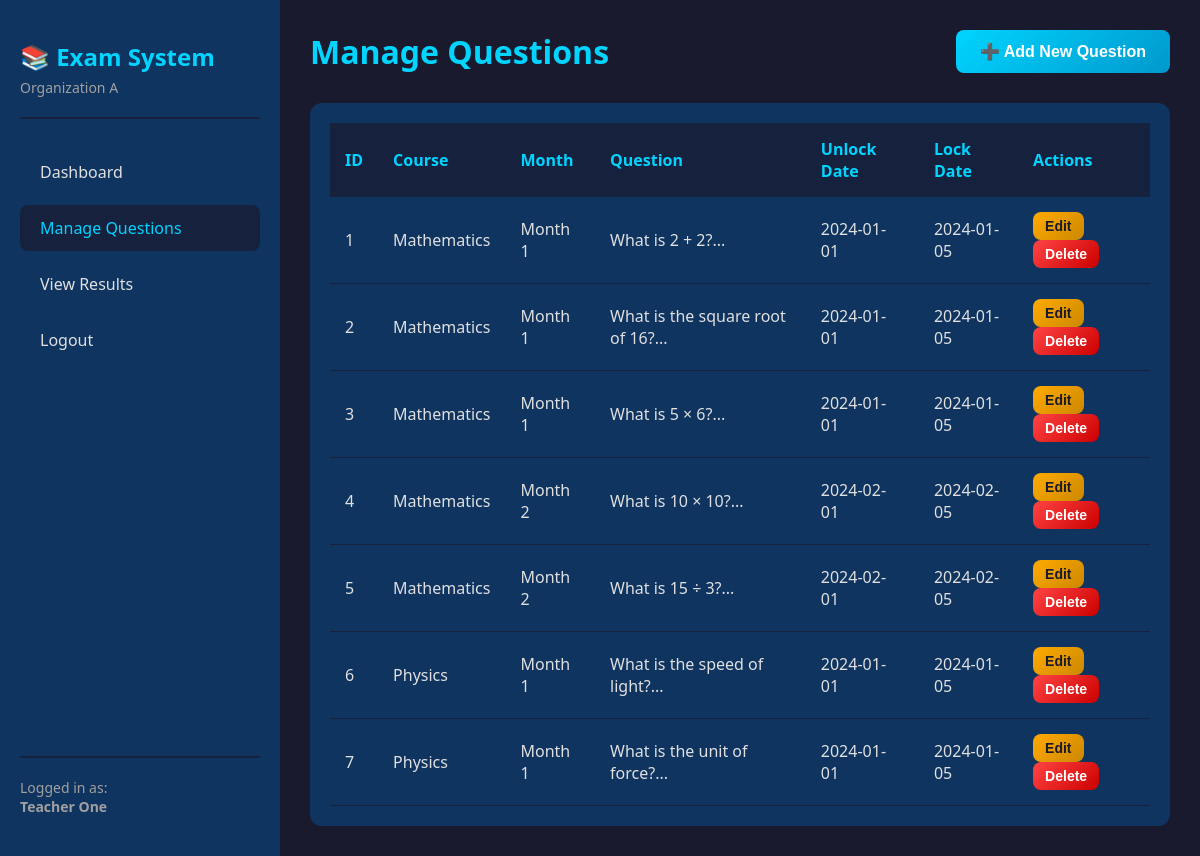
The app's page /teacher/questions.php (signed in) with its own data.
### tables this page shows
CREATE TABLE questions (
    question_id INT PRIMARY KEY AUTO_INCREMENT,
    org_id INT NOT NULL,
    teacher_id INT NOT NULL,
    course_id INT NOT NULL,
    month INT NOT NULL COMMENT '1=Month1, 2=Month2, 3=Month3, 4=Month4',
    question_text TEXT NOT NULL,
    option_a VARCHAR(500) NOT NULL,
    option_b VARCHAR(500) NOT NULL,
    option_c VARCHAR(500) NOT NULL,
    option_d VARCHAR(500) NOT NULL,
    correct_answer ENUM('A', 'B', 'C', 'D') NOT NULL,
    unlock_date DATE COMMENT 'Test available from this date',
    lock_date DATE COMMENT 'Test locked after this date',
    created_at TIMESTAMP DEFAULT CURRENT_TIMESTAMP,
    updated_at TIMESTAMP DEFAULT CURRENT_TIMESTAMP ON UPDATE CURRENT_TIMESTAMP,
    FOREIGN KEY (org_id) REFERENCES organizations(org_id) ON DELETE CASCADE,
    FOREIGN KEY (teacher_id) REFERENCES teachers(teacher_id) ON DELETE CASCADE,
    FOREIGN KEY (course_id) REFERENCES courses(course_id) ON DELETE CASCADE,
    INDEX idx_org_teacher (org_id, teacher_id),
    INDEX idx_course_month (course_id, month),
    INDEX idx_dates (unlock_date, lock_date)
);

CREATE TABLE courses (
    course_id INT PRIMARY KEY AUTO_INCREMENT,
    org_id INT NOT NULL,
    teacher_id INT NOT NULL,
    course_name VARCHAR(255) NOT NULL,
    course_code VARCHAR(50),
    created_at TIMESTAMP DEFAULT CURRENT_TIMESTAMP,
    FOREIGN KEY (org_id) REFERENCES organizations(org_id) ON DELETE CASCADE,
    FOREIGN KEY (teacher_id) REFERENCES teachers(teacher_id) ON DELETE CASCADE,
    INDEX idx_org_teacher (org_id, teacher_id),
    INDEX idx_course_code (course_code)
);

### teacher/questions.php (the view, shortened to what this page needs)
<?php
$db = getDB();
$stmt = $db->prepare("
    SELECT q.*, c.course_name
    FROM questions q
    JOIN courses c ON q.course_id = c.course_id
    WHERE q.org_id = ? AND q.teacher_id = ?
    ORDER BY q.created_at DESC
");
$stmt->execute([$_SESSION['org_id'], $_SESSION['teacher_id']]);
$questions = $stmt->fetchAll();
?>
<!DOCTYPE html>
<html lang="en">
<head>
    <link rel="stylesheet" href="../assets/css/style.css">
</head>
<body>
    <div class="dashboard">
        <nav class="sidebar">
            <div class="sidebar-header">
                <h2>📚 Exam System</h2>
                <p><?php echo htmlspecialchars($_SESSION['org_name']); ?></p>
            </div>
            <ul class="nav-menu">
                <li><a href="dashboard.php">Dashboard</a></li>
                <li><a href="questions.php" class="active">Manage Questions</a></li>
                <li><a href="results.php">View Results</a></li>
                <li><a href="?logout=1" onclick="return confirm('Are you sure?')">Logout</a></li>
            </ul>
            <div class="sidebar-footer">
                <p>Logged in as:<br><strong><?php echo htmlspecialchars($_SESSION['teacher_name']); ?></strong></p>
            </div>
        </nav>
        <main class="main-content">
            <div class="page-header">
                <h1>Manage Questions</h1>
                <button onclick="showAddForm()" class="btn btn-primary">➕ Add New Question</button>
            </div>
            <div class="table-container">
                <table class="data-table">
                    <thead>
                        <tr>
                            <th>ID</th>
                            <th>Course</th>
                            <th>Month</th>
                            <th>Question</th>
                            <th>Unlock Date</th>
                            <th>Lock Date</th>
                            <th>Actions</th>
                        </tr>
                    </thead>
                    <tbody>
                        <?php foreach ($questions as $q): ?>
                            <tr>
                                <td><?php echo $q['question_id']; ?></td>
                                <td><?php echo htmlspecialchars($q['course_name']); ?></td>
                                <td>Month <?php echo $q['month']; ?></td>
                                <td><?php echo htmlspecialchars(substr($q['question_text'], 0, 50)) . '...'; ?></td>
                                <td><?php echo $q['unlock_date'] ?? 'N/A'; ?></td>
                                <td><?php echo $q['lock_date'] ?? 'N/A'; ?></td>
                                <td>
                                    <button onclick='editQuestion(<?php echo json_encode($q); ?>)'
                                            class="btn btn-sm btn-info">Edit</button>
                                    <form method="POST" style="display:inline;"
                                          onsubmit="return confirm('Delete this question?');">
                                        <button type="submit" class="btn btn-sm btn-danger">Delete</button>
                                    </form>
                                </td>
                            </tr>
                        <?php endforeach; ?>
                    </tbody>
                </table>
            </div>
        </main>
    </div>
</body>
</html>

### assets/css/style.css (style rules this page uses)
* { margin: 0; padding: 0; box-sizing: border-box; }
body { font-family: 'Segoe UI', Tahoma, Geneva, Verdana, sans-serif; background: linear-gradient(135deg, #1a1a2e 0%, #16213e 100%); color: #e0e0e0; min-height: 100vh; }
.btn { padding: 12px 24px; border: none; border-radius: 8px; font-size: 16px; font-weight: 600; cursor: pointer; transition: all 0.3s; text-decoration: none; display: inline-block; text-align: center; }
.btn-primary { background: linear-gradient(135deg, #00d4ff 0%, #0099cc 100%); color: #fff; }
.btn-danger { background: linear-gradient(135deg, #ff4444 0%, #cc0000 100%); color: #fff; }
.btn-info { background: linear-gradient(135deg, #ffaa00 0%, #cc8800 100%); color: #1a1a2e; }
.btn-sm { padding: 6px 12px; font-size: 14px; }
.dashboard { display: flex; min-height: 100vh; }
.sidebar { width: 280px; background: #0f3460; padding: 20px; display: flex; flex-direction: column; }
.sidebar-header { padding: 20px 0; border-bottom: 2px solid #16213e; margin-bottom: 30px; }
.sidebar-header h2 { color: #00d4ff; margin-bottom: 5px; }
.sidebar-header p { color: #a0a0a0; font-size: 14px; }
.nav-menu { list-style: none; flex: 1; }
.nav-menu li { margin-bottom: 10px; }
.nav-menu a { display: block; padding: 12px 20px; color: #e0e0e0; text-decoration: none; border-radius: 8px; transition: all 0.3s; }
.nav-menu a:hover, .nav-menu a.active { background: #16213e; color: #00d4ff; }
.sidebar-footer { padding: 20px 0; border-top: 2px solid #16213e; color: #a0a0a0; font-size: 14px; }
.main-content { flex: 1; padding: 30px; background: #1a1a2e; }
.page-header { display: flex; justify-content: space-between; align-items: center; margin-bottom: 30px; }
.page-header h1 { color: #00d4ff; font-size: 2em; }
.table-container { background: #0f3460; border-radius: 12px; padding: 20px; overflow-x: auto; }
.data-table { width: 100%; border-collapse: collapse; }
.data-table thead { background: #16213e; }
.data-table th { padding: 15px; text-align: left; color: #00d4ff; font-weight: 600; }
.data-table td { padding: 15px; border-bottom: 1px solid #16213e; }

### records on screen
questions: question_id "1", course.course_name "Mathematics", month "1", question_text "What is 2 + 2?", unlock_date "2024-01-01", lock_date "2024-01-05"
questions: question_id "2", course.course_name "Mathematics", month "1", question_text "What is the square root of 16?", unlock_date "2024-01-01", lock_date "2024-01-05"
questions: question_id "3", course.course_name "Mathematics", month "1", question_text "What is 5 × 6?", unlock_date "2024-01-01", lock_date "2024-01-05"
questions: question_id "4", course.course_name "Mathematics", month "2", question_text "What is 10 × 10?", unlock_date "2024-02-01", lock_date "2024-02-05"
questions: question_id "5", course.course_name "Mathematics", month "2", question_text "What is 15 ÷ 3?", unlock_date "2024-02-01", lock_date "2024-02-05"
questions: question_id "6", course.course_name "Physics", month "1", question_text "What is the speed of light?", unlock_date "2024-01-01", lock_date "2024-01-05"
questions: question_id "7", course.course_name "Physics", month "1", question_text "What is the unit of force?", unlock_date "2024-01-01", lock_date "2024-01-05"

### other values on screen
$_SESSION['org_name'] "Organization A"
$_SESSION['teacher_name'] "Teacher One"
